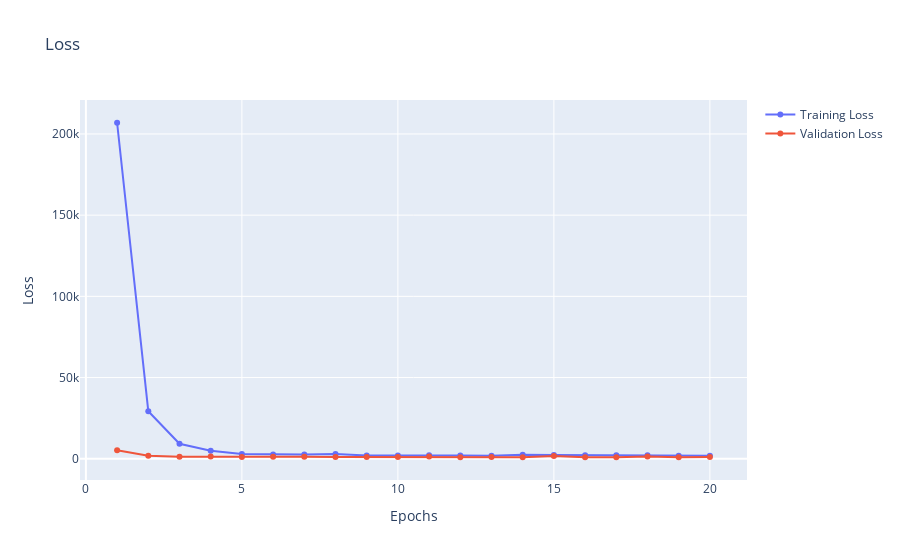

Write notebook code for a chart like this one.
### Markdown cell above
#### Visualising Training Results

### Code cell
reg_trainer.mm.get_metric_chart("loss")

### Figure 1 — Plotly figure (JSON) as saved in the notebook; plotly's stock layout.template omitted (floating-point values rounded to 4 significant figures)
{"data": [{"mode": "lines+markers", "name": "Training Loss", "text": "", "type": "scatter", "x": [1, 2, 3, 4, 5, 6, 7, 8, 9, 10, 11, 12, 13, 14, 15, 16, 17, 18, 19, 20], "y": [206900.0, 29290.0, 9204.0, 4877.0, 2968.0, 2569.0, 2628.0, 2896.0, 2055.0, 1948.0, 2108.0, 1976.0, 1910.0, 2507.0, 2332.0, 2165.0, 2232.0, 2121.0, 1836.0, 1884.0]}, {"mode": "lines+markers", "name": "Validation Loss", "text": "", "type": "scatter", "x": [1, 2, 3, 4, 5, 6, 7, 8, 9, 10, 11, 12, 13, 14, 15, 16, 17, 18, 19, 20], "y": [5271.0, 1846.0, 1303.0, 1375.0, 1105.0, 1233.0, 1225.0, 1128.0, 1113.0, 1141.0, 1445.0, 995.4, 1032.0, 926.1, 1670.0, 930.5, 959.3, 1362.0, 946.3, 1125.0]}], "layout": {"title": {"text": "Loss"}, "xaxis": {"title": {"text": "Epochs"}}, "yaxis": {"title": {"text": "Loss"}}}}
